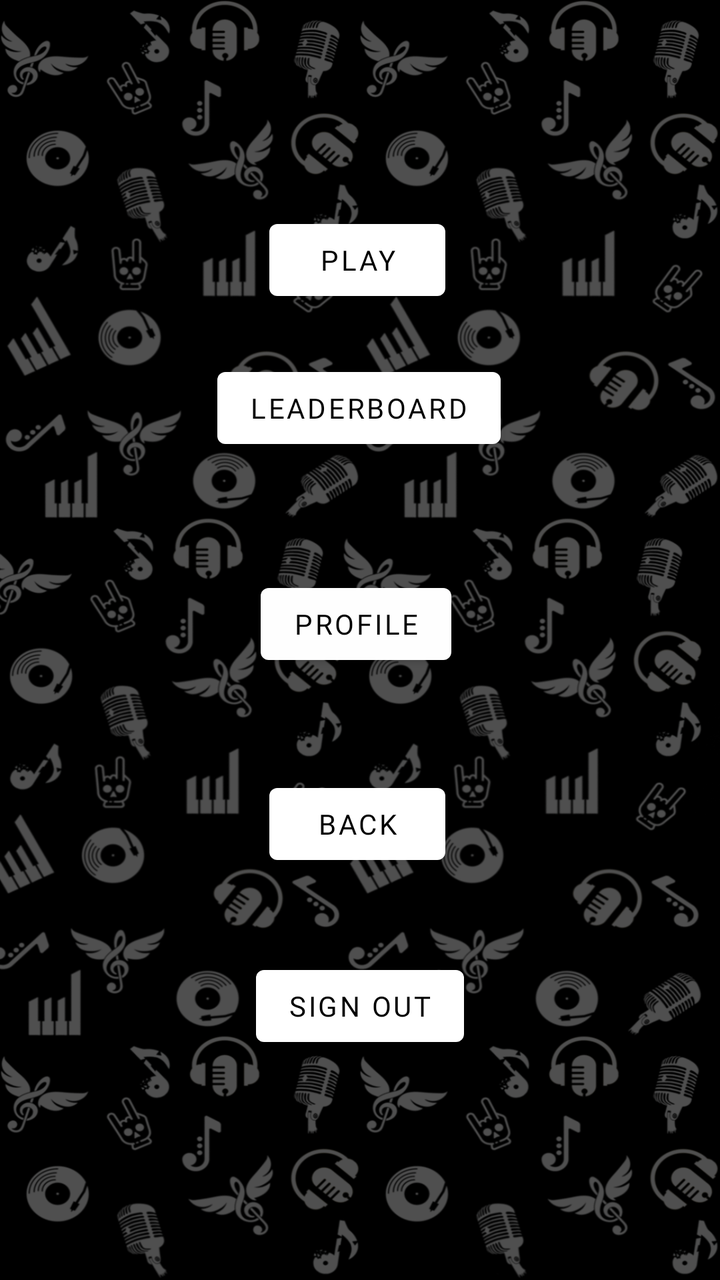
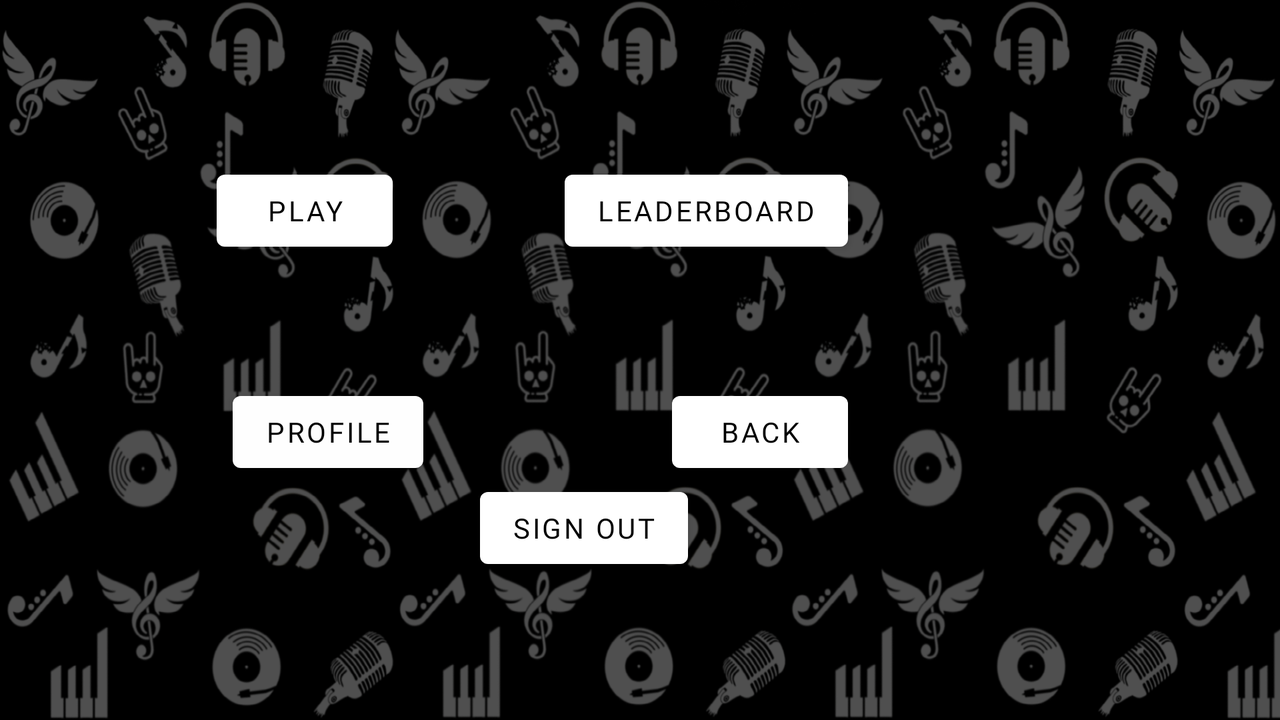

An Android layout and its configuration variant, each rendered on a device that would load it. The default file and the variant file are quoted in full after the pictures.
<!-- AndroidManifest.xml: application theme Theme.Songuesser -->
<!-- res/layout/activity_play.xml -->
<?xml version="1.0" encoding="utf-8"?>
<androidx.constraintlayout.widget.ConstraintLayout xmlns:android="http://schemas.android.com/apk/res/android"
    xmlns:app="http://schemas.android.com/apk/res-auto"
    xmlns:tools="http://schemas.android.com/tools"
    android:layout_width="match_parent"
    android:background="@drawable/portrait"
    android:layout_height="match_parent"
    tools:context="game.PlayActivity">

    <Button
        android:id="@+id/play"
        android:layout_width="wrap_content"
        android:layout_height="wrap_content"
        android:fontFamily="@font/carter_one"
        android:text="PLAY"
        android:textColor="#000000"
        app:backgroundTint="#FFFFFF"
        app:layout_constraintBottom_toTopOf="@+id/leaderboard"
        app:layout_constraintEnd_toEndOf="parent"
        app:layout_constraintHorizontal_bias="0.495"
        app:layout_constraintStart_toStartOf="parent"
        app:layout_constraintTop_toTopOf="parent"
        app:layout_constraintVertical_bias="0.803" />

    <Button
        android:id="@+id/leaderboard"
        android:layout_width="wrap_content"
        android:layout_height="wrap_content"
        android:layout_marginBottom="60dp"
        android:fontFamily="@font/carter_one"
        android:text="LEADERBOARD"
        android:textColor="#000000"
        app:backgroundTint="#FFFFFF"
        app:layout_constraintBottom_toTopOf="@+id/profile"
        app:layout_constraintEnd_toEndOf="parent"
        app:layout_constraintHorizontal_bias="0.498"
        app:layout_constraintStart_toStartOf="parent" />

    <Button
        android:id="@+id/profile"
        android:layout_width="wrap_content"
        android:layout_height="wrap_content"
        android:layout_marginBottom="52dp"
        android:fontFamily="@font/carter_one"
        android:text="PROFILE"
        android:textColor="#000000"
        app:backgroundTint="#FEFEFE"
        app:layout_constraintBottom_toTopOf="@+id/back3"
        app:layout_constraintEnd_toEndOf="parent"
        app:layout_constraintHorizontal_bias="0.492"
        app:layout_constraintStart_toStartOf="parent" />

    <Button
        android:id="@+id/back3"
        android:layout_width="wrap_content"
        android:layout_height="wrap_content"
        android:layout_marginBottom="204dp"
        android:fontFamily="@font/carter_one"
        android:text="BACK"
        android:textColor="#000000"
        app:backgroundTint="#FFFFFF"
        app:layout_constraintBottom_toBottomOf="parent"
        app:layout_constraintEnd_toEndOf="parent"
        app:layout_constraintHorizontal_bias="0.495"
        app:layout_constraintStart_toStartOf="parent" />

    <Button
        android:id="@+id/sign_out"
        android:layout_width="wrap_content"
        android:layout_height="wrap_content"
        android:fontFamily="@font/carter_one"
        android:text="Sign Out"
        android:textColor="#000000"
        app:backgroundTint="#FFFFFF"
        app:layout_constraintBottom_toBottomOf="parent"
        app:layout_constraintEnd_toEndOf="parent"
        app:layout_constraintStart_toStartOf="parent"
        app:layout_constraintTop_toBottomOf="@+id/back3"
        app:layout_constraintVertical_bias="0.275" />
</androidx.constraintlayout.widget.ConstraintLayout>
<!-- resources referenced by this layout -->
<resources>
  <!-- drawable portrait: png bitmap (drawable, 607857 bytes) -->
  <style name="Theme.Songuesser" parent="Theme.MaterialComponents.DayNight.DarkActionBar">
          
          <item name="colorPrimary">@color/purple_500</item>
          <item name="colorPrimaryVariant">@color/purple_700</item>
          <item name="colorOnPrimary">@color/white</item>
          
          <item name="colorSecondary">@color/teal_200</item>
          <item name="colorSecondaryVariant">@color/teal_700</item>
          <item name="colorOnSecondary">@color/black</item>
          
          <item name="android:statusBarColor" tools:targetApi="l">?attr/colorPrimaryVariant</item>
          
      </style>
</resources>
<!-- res/layout-land/activity_play.xml (the repository's variant of the layout above) -->
<!-- drawn on the phone turned sideways -->
<?xml version="1.0" encoding="utf-8"?>
<androidx.constraintlayout.widget.ConstraintLayout xmlns:android="http://schemas.android.com/apk/res/android"
    xmlns:app="http://schemas.android.com/apk/res-auto"
    xmlns:tools="http://schemas.android.com/tools"
    android:layout_width="match_parent"
    android:layout_height="match_parent"
    android:background="@drawable/landscape"
    tools:context="game.PlayActivity">

    <Button
        android:id="@+id/sign_out"
        android:layout_width="wrap_content"
        android:layout_height="wrap_content"
        android:fontFamily="@font/carter_one"
        android:text="Sign Out"
        android:textColor="#000000"
        app:backgroundTint="#FFFFFF"
        app:layout_constraintBottom_toBottomOf="parent"
        app:layout_constraintEnd_toEndOf="parent"
        app:layout_constraintHorizontal_bias="0.448"
        app:layout_constraintStart_toStartOf="parent"
        app:layout_constraintTop_toBottomOf="@+id/back3"
        app:layout_constraintVertical_bias="0.0" />

    <Button
        android:id="@+id/play"
        android:layout_width="wrap_content"
        android:layout_height="wrap_content"
        android:fontFamily="@font/carter_one"
        android:text="PLAY"
        android:textColor="#000000"
        app:backgroundTint="#FFFFFF"
        app:layout_constraintBottom_toTopOf="@+id/profile"
        app:layout_constraintEnd_toStartOf="@+id/leaderboard"
        app:layout_constraintHorizontal_bias="0.558"
        app:layout_constraintStart_toStartOf="parent"
        app:layout_constraintTop_toTopOf="parent"
        app:layout_constraintVertical_bias="0.564" />

    <Button
        android:id="@+id/leaderboard"
        android:layout_width="wrap_content"
        android:layout_height="wrap_content"
        android:layout_marginEnd="216dp"
        android:layout_marginRight="216dp"
        android:fontFamily="@font/carter_one"
        android:text="LEADERBOARD"
        android:textColor="#000000"
        app:backgroundTint="#FFFFFF"
        app:layout_constraintBottom_toTopOf="@+id/back3"
        app:layout_constraintEnd_toEndOf="parent"
        app:layout_constraintTop_toTopOf="parent"
        app:layout_constraintVertical_bias="0.564" />

    <Button
        android:id="@+id/profile"
        android:layout_width="wrap_content"
        android:layout_height="wrap_content"
        android:layout_marginBottom="120dp"
        android:fontFamily="@font/carter_one"
        android:text="PROFILE"
        android:textColor="#000000"
        app:backgroundTint="#FEFEFE"
        app:layout_constraintBottom_toBottomOf="parent"
        app:layout_constraintEnd_toStartOf="@+id/back3"
        app:layout_constraintHorizontal_bias="0.483"
        app:layout_constraintStart_toStartOf="parent" />

    <Button
        android:id="@+id/back3"
        android:layout_width="wrap_content"
        android:layout_height="wrap_content"
        android:layout_marginEnd="216dp"
        android:layout_marginRight="216dp"
        android:layout_marginBottom="120dp"
        android:fontFamily="@font/carter_one"
        android:text="BACK"
        android:textColor="#000000"
        app:backgroundTint="#FFFFFF"
        app:layout_constraintBottom_toBottomOf="parent"
        app:layout_constraintEnd_toEndOf="parent" />
</androidx.constraintlayout.widget.ConstraintLayout>
<!-- resources referenced by the variant -->
<!-- as the phone turned sideways resolves them -->
<resources>
  <!-- drawable landscape: png bitmap (drawable, 585516 bytes) -->
  <style name="Theme.Songuesser" parent="Theme.MaterialComponents.DayNight.DarkActionBar">
          
          <item name="colorPrimary">@color/purple_500</item>
          <item name="colorPrimaryVariant">@color/purple_700</item>
          <item name="colorOnPrimary">@color/white</item>
          
          <item name="colorSecondary">@color/teal_200</item>
          <item name="colorSecondaryVariant">@color/teal_700</item>
          <item name="colorOnSecondary">@color/black</item>
          
          <item name="android:statusBarColor" tools:targetApi="l">?attr/colorPrimaryVariant</item>
          
      </style>
</resources>
